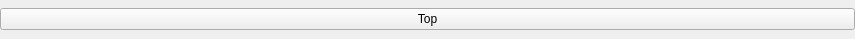
<?xml version="1.0" encoding="UTF-8"?>
<ui version="4.0">
 <class>qSlicerFilterTopFooBarWidget</class>
 <widget class="QWidget" name="qSlicerFilterTopFooBarWidget">
  <property name="geometry">
   <rect>
    <x>0</x>
    <y>0</y>
    <width>855</width>
    <height>39</height>
   </rect>
  </property>
  <property name="windowTitle">
   <string>Foo bar</string>
  </property>
  <layout class="QVBoxLayout" name="verticalLayout">
   <property name="leftMargin">
    <number>0</number>
   </property>
   <property name="topMargin">
    <number>0</number>
   </property>
   <property name="rightMargin">
    <number>0</number>
   </property>
   <property name="bottomMargin">
    <number>0</number>
   </property>
   <item>
    <widget class="QPushButton" name="FooBarButton">
     <property name="text">
      <string>Top</string>
     </property>
    </widget>
   </item>
  </layout>
 </widget>
 <resources/>
 <connections/>
</ui>
